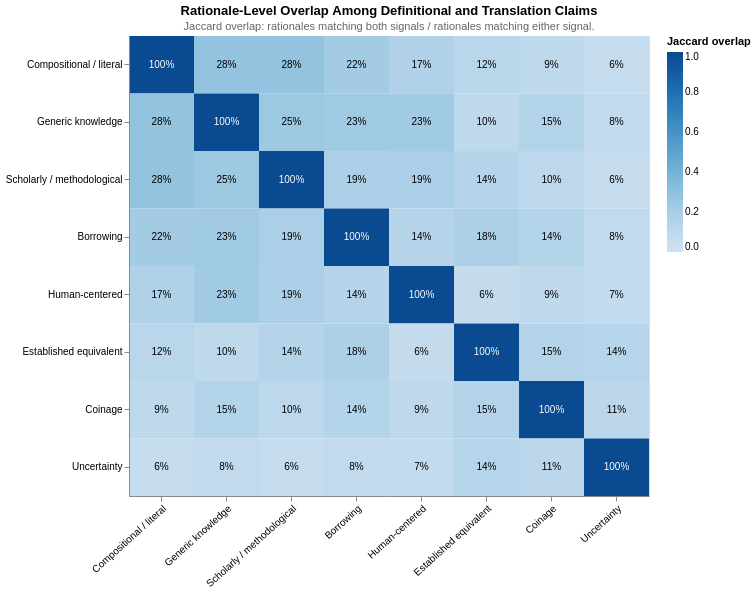
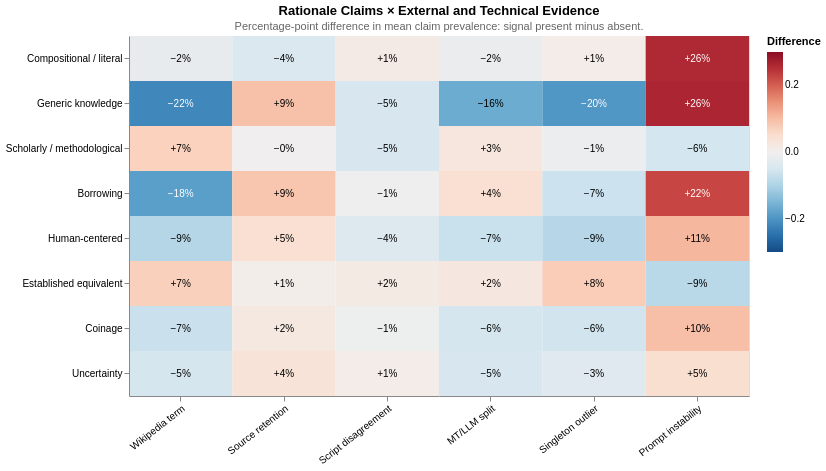

Notebook source saved alongside these figures, in order:
### Markdown cell above
## 8.3 How Rationale Claims Overlap

The prevalence bars do not show whether claims occur in the same rationale. The first heatmap below uses the reviewed rationale-level signal table generated with `disagreement_patterns.csv`. Each cell is the **Jaccard overlap** between two categories: the number of rationales matching both divided by the number matching either. The matrix is symmetric, and the diagonal is 100% by definition. A high value means two regex signals frequently describe the same rationales; it does not mean the claims are equivalent or correct.

The second heatmap connects rationale framing to the external and technical evidence from Notebook 05. Its cells report the percentage-point difference in a claim's mean language-level prevalence when an evidence signal is present versus absent. Positive values mean the claim is more prevalent among languages carrying that signal; negative values mean it is less prevalent. This is descriptive association across language rows, not evidence that the technical signal caused the rationale claim or that either validates the translation. The present-group count appears in the interactive tooltip; especially imbalanced comparisons require caution. For example, 875 languages show prompt instability, leaving only six in the absent group.

### Code cell
RATIONALE_DETAIL_PATH = os.path.join(EVAL_DIR, 'rationale_signal_detail.csv')
rationale_detail = read_csv_file(RATIONALE_DETAIL_PATH)

rationale_labels = {
    'register_compositional_literal': 'Compositional / literal',
    'register_knowledge_generic': 'Generic knowledge',
    'register_scholarly_methodological': 'Scholarly / methodological',
    'claims_borrowing': 'Borrowing',
    'register_human_centered': 'Human-centered',
    'claims_established_equivalent': 'Established equivalent',
    'claims_coinage': 'Coinage',
    'admits_uncertainty': 'Uncertainty',
}
rationale_order = list(rationale_labels)
rationale_label_order = [rationale_labels[column] for column in rationale_order]

for column in rationale_order:
    rationale_detail[column] = (
        rationale_detail[column].astype(str).str.strip().str.lower().eq('true')
    )

overlap_rows = []
for row_signal in rationale_order:
    for column_signal in rationale_order:
        intersection = int((rationale_detail[row_signal] & rationale_detail[column_signal]).sum())
        union = int((rationale_detail[row_signal] | rationale_detail[column_signal]).sum())
        overlap_rows.append({
            'row_claim': rationale_labels[row_signal],
            'column_claim': rationale_labels[column_signal],
            'intersection': intersection,
            'union': union,
            'jaccard': intersection / union if union else np.nan,
        })
overlap_df = pd.DataFrame(overlap_rows)

overlap_base = alt.Chart(overlap_df).encode(
    x=alt.X('column_claim:N', sort=rationale_label_order, title=None, axis=alt.Axis(labelAngle=-42)),
    y=alt.Y('row_claim:N', sort=rationale_label_order, title=None),
    tooltip=['row_claim:N', 'column_claim:N', 'intersection:Q', 'union:Q',
             alt.Tooltip('jaccard:Q', format='.1%', title='Jaccard overlap')],
)
overlap_heat = overlap_base.mark_rect().encode(
    color=alt.Color('jaccard:Q', title='Jaccard overlap',
                    scale=alt.Scale(scheme='blues', domain=[0, 1])),
)
overlap_text = overlap_base.mark_text(fontSize=10).encode(
    text=alt.Text('jaccard:Q', format='.0%'),
    color=alt.condition(alt.datum.jaccard > 0.55, alt.value('white'), alt.value('black')),
)
rationale_overlap_figure = (overlap_heat + overlap_text).properties(
    width=520, height=460,
    title=alt.TitleParams(
        'Rationale-Level Overlap Among Definitional and Translation Claims',
        subtitle='Jaccard overlap: rationales matching both signals / rationales matching either signal.',
        subtitleColor='#666', subtitleFontSize=11,
    ),
)
display(rationale_overlap_figure)
save_chart(rationale_overlap_figure, str(FIGURE_DIR / 'rationale_claim_overlap_heatmap.png'))

def as_bool_signal(series):
    if str(series.dtype) == 'bool':
        return series.fillna(False)
    return series.astype(str).str.strip().str.lower().isin({'true', '1', 'yes'})

intersection_rows = []
for evidence_column, evidence_label in signal_map.items():
    present = as_bool_signal(evidence[evidence_column])
    for rationale_column in rationale_order:
        present_mean = patterns.loc[present, rationale_column].mean()
        absent_mean = patterns.loc[~present, rationale_column].mean()
        intersection_rows.append({
            'evidence_signal': evidence_label,
            'rationale_claim': rationale_labels[rationale_column],
            'present_mean': present_mean,
            'absent_mean': absent_mean,
            'difference': present_mean - absent_mean,
            'n_signal_present': int(present.sum()),
        })
claim_evidence_df = pd.DataFrame(intersection_rows)
difference_limit = float(np.ceil(claim_evidence_df['difference'].abs().max() * 20) / 20)

intersection_base = alt.Chart(claim_evidence_df).encode(
    x=alt.X('evidence_signal:N', sort=list(signal_map.values()), title=None,
            axis=alt.Axis(labelAngle=-38)),
    y=alt.Y('rationale_claim:N', sort=rationale_label_order, title=None),
    tooltip=['rationale_claim:N', 'evidence_signal:N', 'n_signal_present:Q',
             alt.Tooltip('present_mean:Q', format='.1%', title='Mean with signal'),
             alt.Tooltip('absent_mean:Q', format='.1%', title='Mean without signal'),
             alt.Tooltip('difference:Q', format='+.1%', title='Difference')],
)
intersection_heat = intersection_base.mark_rect().encode(
    color=alt.Color('difference:Q', title='Difference',
                    scale=alt.Scale(scheme='redblue', reverse=True,
                                    domain=[-difference_limit, difference_limit], domainMid=0)),
)
intersection_text = intersection_base.mark_text(fontSize=10).encode(
    text=alt.Text('difference:Q', format='+.0%'),
    color=alt.condition(f'abs(datum.difference) > {difference_limit * 0.55}',
                        alt.value('white'), alt.value('black')),
)
claim_evidence_figure = (intersection_heat + intersection_text).properties(
    width=620, height=360,
    title=alt.TitleParams(
        'Rationale Claims × External and Technical Evidence',
        subtitle='Percentage-point difference in mean claim prevalence: signal present minus absent.',
        subtitleColor='#666', subtitleFontSize=11,
    ),
)
display(claim_evidence_figure)
save_chart(claim_evidence_figure, str(FIGURE_DIR / 'rationale_claims_by_evidence_signals_heatmap.png'))
